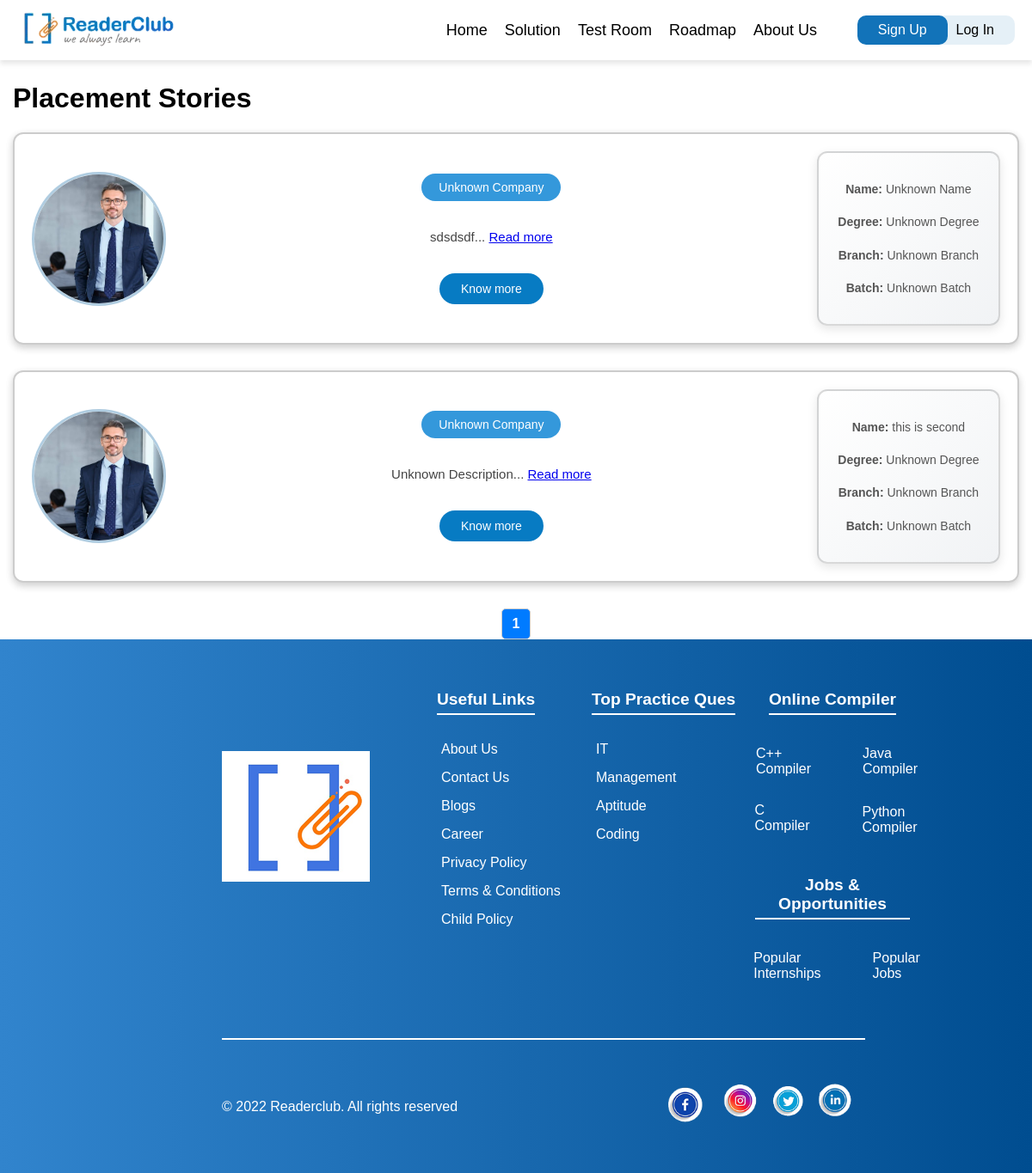
/placement_stories/, run on the app's committed database.
### placement_stories/models.py (models this page shows)
class PlacementStories(models.Model):
    name = models.CharField(max_length=100,default='Unknown Name')
    description = models.TextField(max_length=1000,default='Unknown Description')
    user_profile_pic = models.ImageField(upload_to='profile_pics', null=True, blank=True)
    hand_written_review = models.ImageField(upload_to='hand_written_review', null=True, blank=True)
    company_name = models.CharField(max_length=100, default='Unknown Company')
    designation = models.CharField(max_length=100, default='Unknown Designation')
    package = models.IntegerField(default=0)
    batch=models.CharField(max_length=100,default='Unknown Batch')
    degree=models.CharField(max_length=100,default='Unknown Degree')
    branch=models.CharField(max_length=100,default='Unknown Branch')

### placement_stories/views.py (the view, shortened to what this page needs)
# urls.py: path('placement_stories/',include('placement_stories.urls')),
def placement_stories(request):
    qs = PlacementStories.objects.all().order_by('-id')
    paginator = Paginator(qs, 3)  # e.g. 2 stories per page
    page_number = request.GET.get('page')  # Get the page number from GET parameters
    page_obj = paginator.get_page(page_number)  # Get the current page of stories
    form = None
    return render(request, 'placement_stories.html', {
        'page_obj': page_obj,  # Paginated stories for the current page
        'form': form,          # The form to add a new story (if superuser)
    })

### placement_stories/templates/placement_stories.html (shortened to what this page needs)
{% extends 'base.html' %}
{% load static %}
{% block content %}
{% block extra_css %}
<link rel="stylesheet" href="{% static 'css/mystyle.css' %}">
{% endblock %}
<div class="placement-container">
  <h1 >Placement Stories</h1>
  {% for story in page_obj %}
    <div class="placement-card">
      <div class="card-content">
        {% if story.user_profile_pic %}
          <img src="{{ story.user_profile_pic.url }}" alt="Profile Picture" class="profile-pic">
        {% else %}
          <img src="{% static 'placement_stories/profile.jpg' %}" alt="Profile Picture" class="profile-pic">
        {% endif %}
        <div class="card-details">
          <span class="company-badge">{{ story.company_name }} </span>
          <p class="description">
            {{ story.description|slice:":100" }}<span class="dots">...</span>
            <a href="{% url 'story_detail' story_id=story.id %}" class="read-more-link">Read more</a>
          </p>
          <a href="{% url 'story_detail' story_id=story.id %}" class="know-more-btn">Know more</a>
        </div>
        <div class="student-info">
          <p><strong>Name:</strong> {{ story.name }}</p>
          <p><strong>Degree:</strong> {{ story.degree }}</p>
          <p><strong>Branch:</strong> {{ story.branch }}</p>
          <p><strong>Batch:</strong> {{ story.batch }}</p>
        </div>
      </div>
    </div>
  {% endfor %}
  <div class="pagination">
    <div class="page-numbers">
      {% for num in page_obj.paginator.page_range %}
        {% if num == page_obj.number %}
          <a href="?page={{ num }}" class="active">{{ num }}</a>
        {% else %}
          <a href="?page={{ num }}">{{ num }}</a>
        {% endif %}
      {% endfor %}
    </div>
  </div>
</div>
{% endblock %}

### static/css/base.css (style rules this page uses)
body { font-family: sans-serif; min-height: 100vh; padding-top: 1rem; background-color: #fff; display: flex; flex-direction: column; margin: 0; }

### placement_stories/static/css/mystyle.css (style rules this page uses)
.placement-container { max-width: 1200px; padding: 0 15px; margin-top: 5rem; }
.placement-card { background:#ffffff; border-color: #34393c; border-radius: 12px; box-shadow: 0 3px 10px rgba(0, 0, 0, 0.1); margin-bottom: 30px; }
.card-content { display: flex; gap: 25px; align-items: center; padding: 20px; border-radius: 12px; box-shadow: 0 4px 10px rgba(0, 0, 0, 0.1); background: #ffffff; transition: transform 0.3s ease, box-shadow 0.3s ease; border: 2px solid rgba(0, 0, 0, 0.2); text-align: center; }
.profile-pic { width: 150px; height: 150px; border-radius: 50%; object-fit: cover; border: 3px solid #b0cde1; }
.card-details { flex: 1; }
.company-badge { background: #3498db; color: white; padding: 8px 20px; border-radius: 20px; font-size: 14px; display: inline-block; margin-bottom: 15px; }
.description { font-size: 15px; color: #444; line-height: 1.6; margin-bottom: 15px; }
.student-info { background: linear-gradient(135deg, #ffffff, #f1f3f5); padding: 2%; border-radius: 12px; box-shadow: 0 4px 12px rgba(0, 0, 0, 0.1); border: 2px solid rgba(0, 0, 0, 0.15); text-align: center; display: flex; flex-direction: column; align-items: center; transition: all 0.3sease-in-out; }
.student-info p { font-size: 14px; color: #555; line-height: 1.6; margin: 0; }
.student-info p { margin: 8px 0; font-size: 14px; color: #555; }
.know-more-btn { background-color: #077bc3; color: white; border: none; padding: 10px 25px; border-radius: 25px; cursor: pointer; font-size: 14px; margin-top: 15px; transition: background 0.3s; text-decoration: none; display: inline-block; text-align: center; }
.pagination { display: flex; justify-content: center; gap: 10px; margin-top: 20px; }
.page-numbers { display: flex; gap: 10px; }
.pagination a { text-decoration: none; padding: 8px 12px; border: 1px solid #ccc; border-radius: 5px; color: #333; font-weight: bold; cursor: pointer; transition: 0.3s ease; }
.pagination a.active { background-color: #007bff; color: white; }

### data on the page
PlacementStories: user_profile_pic (picture), company_name "Unknown Company", description "sdsdsdf", name "Unknown Name", degree "Unknown Degree", branch "Unknown Branch", batch "Unknown Batch"
PlacementStories: user_profile_pic (placeholder picture), company_name "Unknown Company", description "Unknown Description", name "this is second", degree "Unknown Degree", branch "Unknown Branch", batch "Unknown Batch"

### other printed values
{{ num }} "1"
